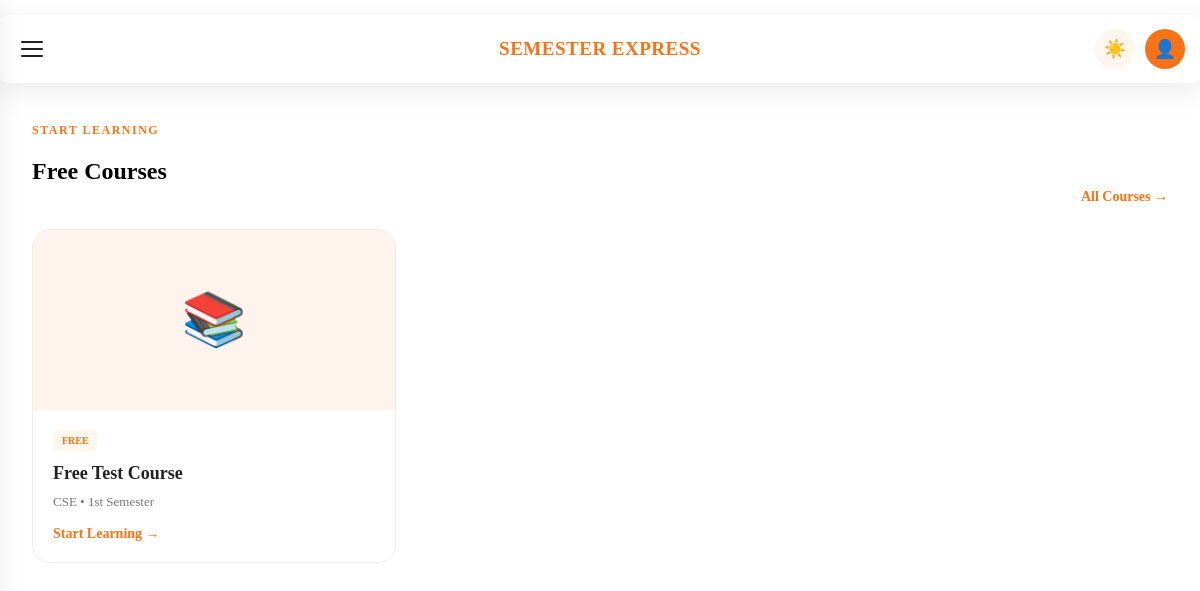
The page /courses/free/ on the database its author committed.
### courses/models.py (models this page shows, shortened)
class Course(models.Model):
    collection = models.ForeignKey(
        Collection,
        on_delete=models.CASCADE,
        related_name="courses"
    )
    name = models.CharField(max_length=200)
    branch = models.CharField(
        max_length=150,
        blank=True
    )
    semester = models.CharField(
        max_length=50,
        blank=True
    )
    description = models.TextField(blank=True)
    image = models.ImageField(
        upload_to="courses/",
        blank=True,
        null=True
    )
    price = models.DecimalField(
        max_digits=10,
        decimal_places=2,
        default=0
    )
    original_price = models.DecimalField(
        max_digits=10,
        decimal_places=2,
        default=0
    )
    is_paid = models.BooleanField(default=True)
    is_active = models.BooleanField(default=True)
    created_at = models.DateTimeField(auto_now_add=True)
    class Meta:
        ordering = ["name"]

### courses/views.py (the view)
def free_courses(request):
    courses = Course.objects.filter(
        is_active=True,
        is_paid=False
    )
    context = {
        "courses": courses,
    }
    return render(
        request,
        "courses/free_courses.html",
        context
    )

### templates/courses/free_courses.html (shortened to what this page needs)
{% load static %}
<!DOCTYPE html>
<html lang="en">
<head>
    <link
        rel="stylesheet"
        href="{% static 'css/style.css' %}"
    >
    <link
        rel="stylesheet"
        href="{% static 'css/dashboard.css' %}"
    >
    <link
        rel="stylesheet"
        href="{% static 'css/responsive.css' %}"
    >
</head>
<body>
<header class="top-header">
    <button
        type="button"
        class="menu-btn"
        id="menuBtn"
    >
        <span></span>
        <span></span>
        <span></span>
    </button>
    <div class="logo">
        SEMESTER EXPRESS
    </div>
    <div class="header-right">
        <button
            type="button"
            class="theme-btn"
            id="themeBtn"
        >
        </button>
        <a
            href="{% url 'dashboard:profile' %}"
            class="profile-btn"
        >
            👤
        </a>
    </div>
</header>
<main class="home-page">
    <section class="home-section">
        <div class="home-section-heading">
            <div>
                <p class="small-title">
                    START LEARNING
                </p>
                <h1>
                    Free Courses
                </h1>
            </div>
            <a
                href="{% url 'courses:collections' %}"
                class="section-link"
            >
                All Courses →
            </a>
        </div>
        {% if courses %}
            <div class="home-course-grid">
                {% for course in courses %}
                    <a
                        href="{% url 'courses:course_detail' course.id %}"
                        class="home-course-card"
                    >
                        <div class="home-course-image">
                            {% if course.image %}
                                <img
                                    src="{{ course.image.url }}"
                                    alt="{{ course.name }}"
                                >
                            {% else %}
                                <div class="home-placeholder">
                                    📚
                                </div>
                            {% endif %}
                        </div>
                        <div class="home-course-content">
                            <span class="course-badge free-badge">
                                FREE
                            </span>
                            <h3>
                                {{ course.name }}
                            </h3>
                            <p>
                                {{ course.branch }}
                                {% if course.semester %}
                                    • {{ course.semester }}
                                {% endif %}
                            </p>
                            <span class="course-card-link">
                                Start Learning →
                            </span>
                        </div>
                    </a>
                {% endfor %}
            </div>
        {% endif %}
    </section>
</main>
</body>
</html>

### static/css/style.css (style rules this page uses)
.home-page { max-width: 1200px; margin: 0 auto; padding: 35px 24px 60px; }
.home-hero .small-title, .home-section .small-title, .home-contact .small-title { margin: 0 0 10px; color: #f97316; font-size: 12px; font-weight: 700; letter-spacing: 1.5px; }
.home-section { margin-bottom: 65px; margin-top: 80px; }
.home-section-heading { display: flex; align-items: flex-end; justify-content: space-between; gap: 20px; margin-bottom: 24px; }
.section-link { color: #f97316; text-decoration: none; font-size: 14px; font-weight: 600; }
.home-course-grid { display: grid; grid-template-columns: repeat(3, 1fr); gap: 22px; }
.home-course-card { display: block; overflow: hidden; background: #fff; border: 1px solid #eeeeee; border-radius: 18px; color: inherit; text-decoration: none; transition: 0.25s ease; }
.home-course-image { width: 100%; height: 180px; overflow: hidden; background: #f5f5f5; }
.home-placeholder { width: 100%; height: 100%; display: flex; align-items: center; justify-content: center; background: #fff4ed; font-size: 52px; }
.home-course-content { padding: 20px; }
.course-badge { display: inline-flex; padding: 5px 9px; margin-bottom: 10px; background: #fff4ed; color: #f97316; border-radius: 7px; font-size: 11px; font-weight: 700; text-transform: uppercase; }
.free-badge { background: #eefbf2; color: #f97316; }
.home-course-content h3 { margin: 0 0 8px; color: #222; font-size: 18px; line-height: 1.4; }
.home-course-content p { margin: 0 0 14px; color: #777; font-size: 13px; }
.course-card-link { color: #f97316; font-size: 14px; font-weight: 600; }

### static/css/dashboard.css (style rules this page uses)
.top-header { position: fixed; top: 15px; left: 50%; transform: translateX(-50%); width: calc(100% - 30px); max-width: 1200px; height: 68px; background: #ffffff; border-radius: 18px; display: flex; align-items: center; justify-content: space-between; padding: 0 22px; box-shadow: 0 8px 30px rgba(0, 0, 0, 0.08); z-index: 100; }
.menu-btn { width: 42px; height: 42px; border: none; background: transparent; display: flex; flex-direction: column; justify-content: center; gap: 5px; cursor: pointer; }
.menu-btn span { display: block; width: 22px; height: 2px; background: #222; border-radius: 10px; }
.logo { position: absolute; left: 50%; transform: translateX(-50%); font-size: 19px; font-weight: 800; letter-spacing: 0.5px; color: #f97316; }
.header-right { display: flex; align-items: center; gap: 10px; }
.theme-btn { width: 40px; height: 40px; border: none; border-radius: 50%; background: #fff7ed; cursor: pointer; font-size: 18px; }
.profile-btn { width: 40px; height: 40px; border-radius: 50%; background: #f97316; color: white; display: flex; align-items: center; justify-content: center; text-decoration: none; font-size: 18px; }
.small-title { color: #f97316; font-size: 12px; font-weight: 700; letter-spacing: 1.5px; margin-bottom: 8px; }
.course-badge { display: inline-block; padding: 5px 9px; border-radius: 6px; background: #fff7ed; color: #f97316; font-size: 10px; font-weight: 700; margin-bottom: 10px; }
.header-right { margin-left: auto; display: flex; align-items: center; gap: 10px; }

### rows shown on the page
Course: name "Free Test Course", branch "CSE", semester "1st Semester"
